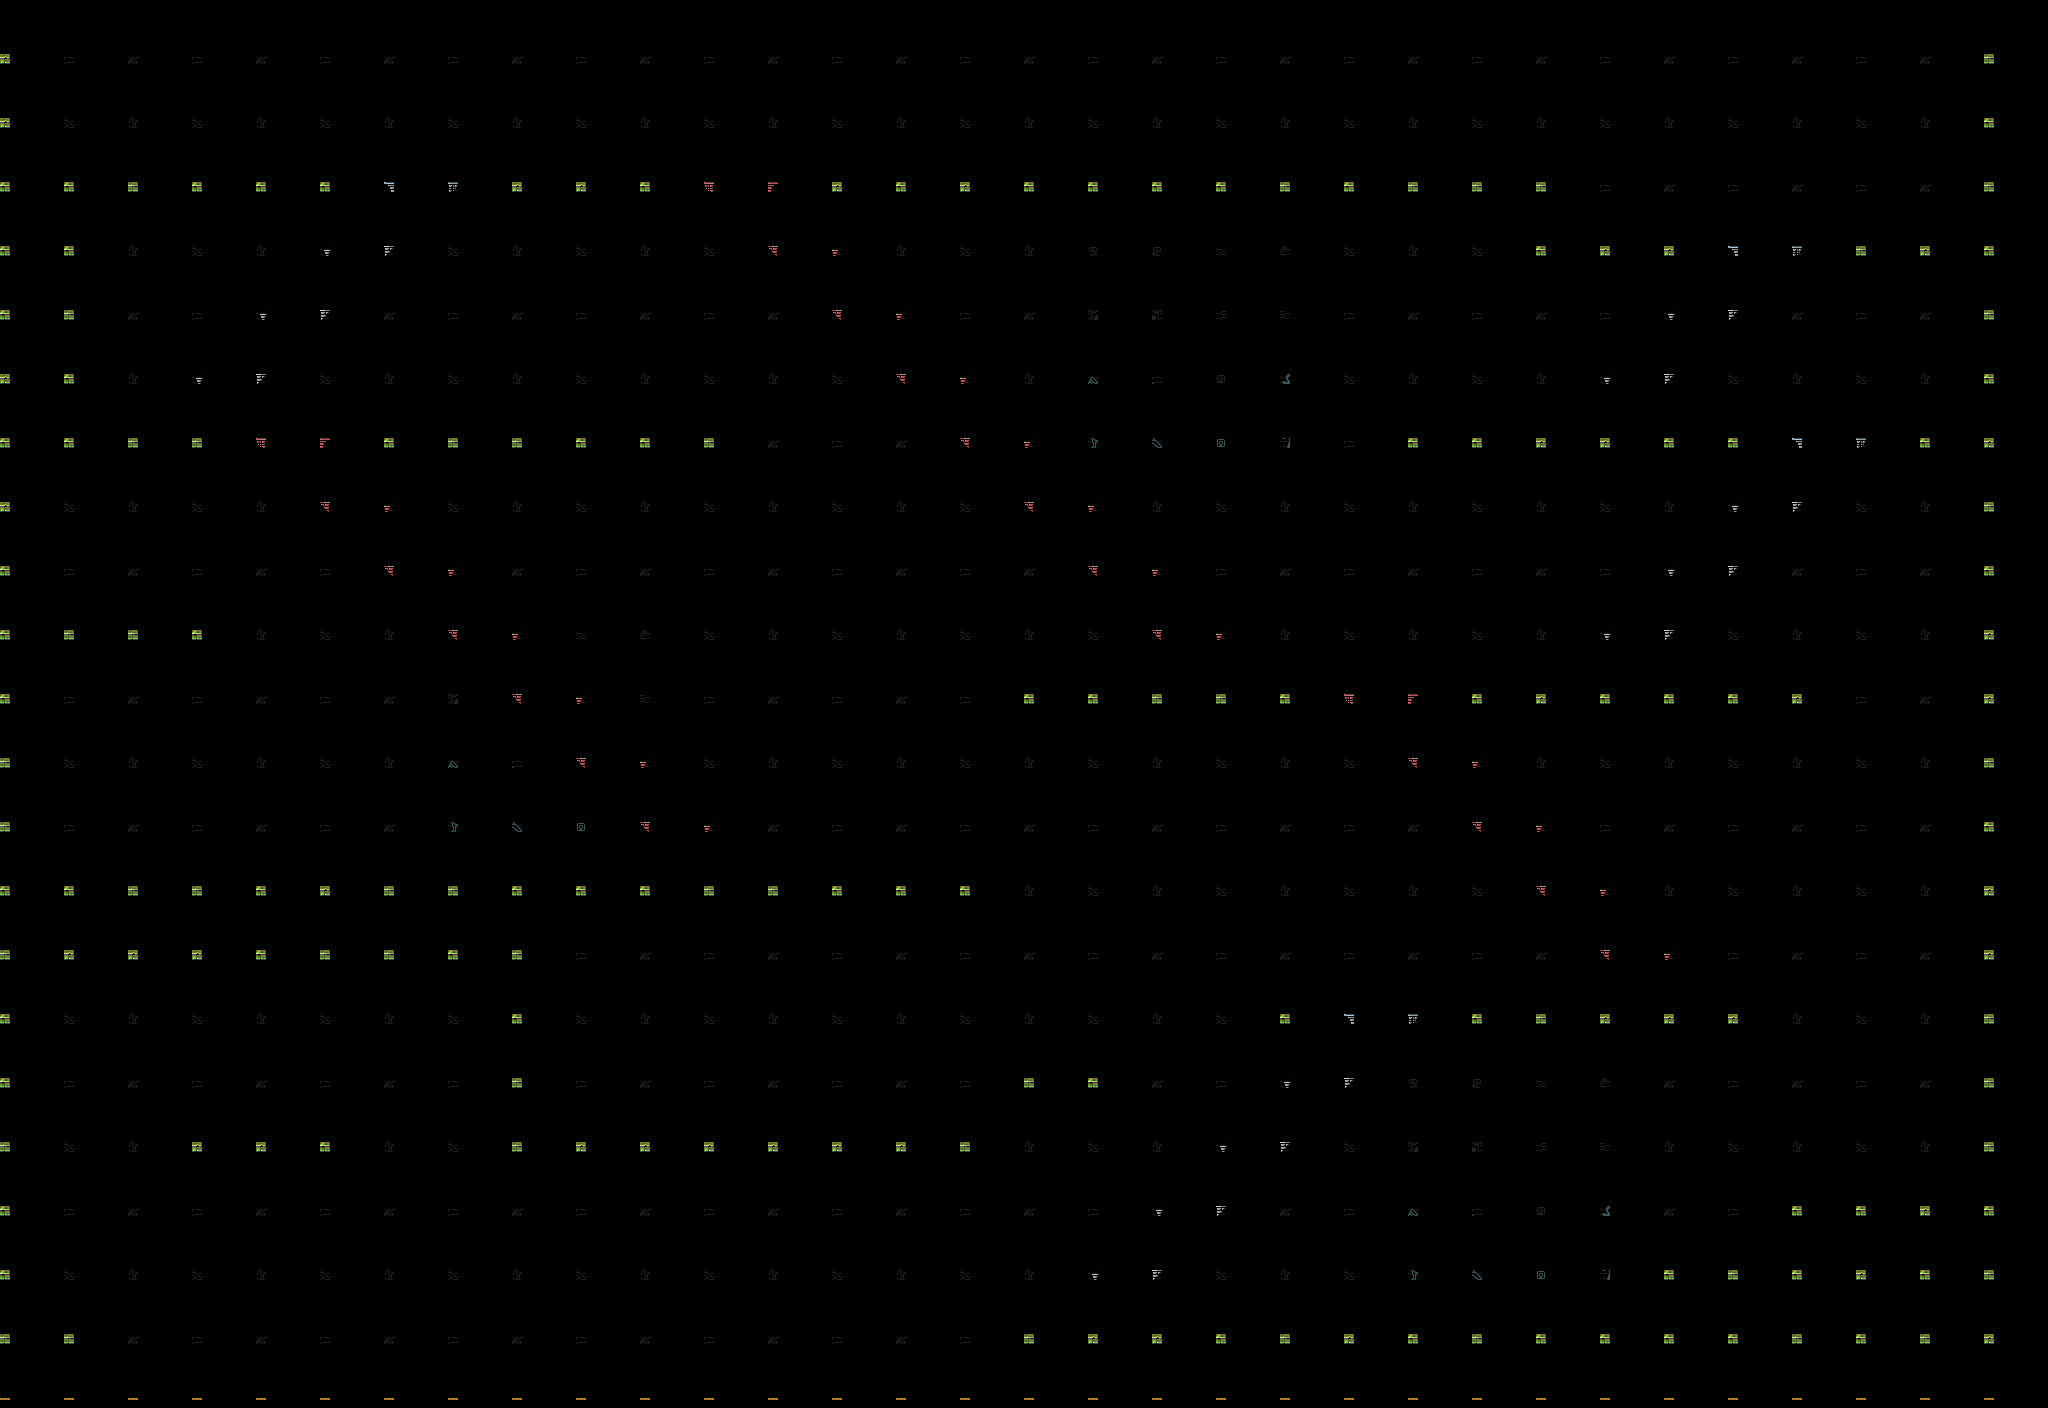

Below is a game level as drawn by its tile map, then a one-line description and the .tmx that defines it (tile-layer data replaced by summaries):
An orthogonal 32x22 tile map with 64x64 px tiles, 3 tile layers (back, front, stairs) and 16 objects (5x Jewel, 3x Picker, 2x Dagger, 2x Door, 2x Mummy, ...).

<map height="22" infinite="0" nextlayerid="4" nextobjectid="30" orientation="orthogonal" renderorder="right-down" tiledversion="1.11.2" tileheight="64" tilewidth="64" version="1.10" width="32">
 <tileset firstgid="1" source="tiles_new.tsx" />
 <layer height="22" id="1" name="back" width="32">
  <data>[704 cells, 704 non-empty, 20 distinct tile ids]</data>
 </layer>
 <layer height="22" id="2" locked="1" name="front" width="32">
  <data>[704 cells, 214 non-empty, 8 distinct tile ids]</data>
 </layer>
 <layer height="22" id="3" name="stairs" width="32">
  <data>[704 cells, 58 non-empty, 4 distinct tile ids]</data>
 </layer>
 <objectgroup id="3" name="items">
  <object gid="137" height="64" id="1" type="Dagger" width="64" x="1280" y="960">
   <properties>
    <property name="p0" value="137" />
   </properties>
  </object>
  <object gid="137" height="64" id="2" type="Dagger" width="64" x="1408" y="384">
   <properties>
    <property name="p0" value="137" />
   </properties>
  </object>
  <object gid="138" height="64" id="3" type="Picker" width="64" x="64" y="128">
   <properties>
    <property name="p0" value="138" />
   </properties>
  </object>
  <object gid="138" height="64" id="4" type="Picker" width="64" x="128" y="256">
   <properties>
    <property name="p0" value="138" />
   </properties>
  </object>
  <object gid="138" height="64" id="5" type="Picker" width="64" x="64" y="704">
   <properties>
    <property name="p0" value="138" />
   </properties>
  </object>
  <object gid="131" height="64" id="6" type="Jewel" width="64" x="1728" y="192">
   <properties>
    <property name="p0" value="131" />
   </properties>
  </object>
  <object gid="136" height="64" id="7" type="Jewel" width="64" x="1792" y="640">
   <properties>
    <property name="p0" value="136" />
   </properties>
  </object>
  <object gid="135" height="64" id="8" type="Jewel" width="64" x="704" y="1088">
   <properties>
    <property name="p0" value="135" />
   </properties>
  </object>
  <object gid="132" height="64" id="9" type="Jewel" width="64" x="192" y="1344">
   <properties>
    <property name="p0" value="132" />
   </properties>
  </object>
  <object gid="134" height="64" id="10" type="Jewel" width="64" x="128" y="576">
   <properties>
    <property name="p0" value="134" />
   </properties>
  </object>
  <object gid="127" height="64" id="11" type="Door" width="64" x="192" y="704">
   <properties>
    <property name="p0" value="0" />
   </properties>
  </object>
  <object gid="127" height="64" id="12" type="Door" width="64" x="1280" y="512">
   <properties>
    <property name="p0" value="1" />
   </properties>
  </object>
  <object gid="123" height="64" id="27" type="Mummy" width="64" x="128" y="832">
   <properties>
    <property name="p0" value="1" />
   </properties>
  </object>
  <object gid="122" height="64" id="28" type="Mummy" width="64" x="1216" y="128">
   <properties>
    <property name="p0" value="0" />
   </properties>
  </object>
  <object gid="128" height="64" id="29" type="Wall" width="64" x="1024" y="704">
   <properties>
    <property name="p0" value="0" />
   </properties>
  </object>
  <object gid="129" height="64" id="30" type="Activator" width="64" x="1088" y="1024">
   <properties>
    <property name="p0" value="0" />
   </properties>
  </object>
 </objectgroup>
</map>
